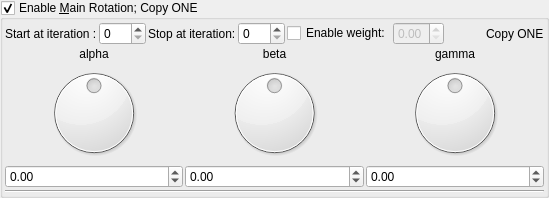
    <widget class="MyGroupBox" name="groupCheck_transform_main_rotation1_enabled">
     <property name="title">
      <string>Enable &amp;Main Rotation; Copy ONE</string>
     </property>
     <property name="checkable">
      <bool>true</bool>
     </property>
     <layout class="QVBoxLayout" name="verticalLayout_8" stretch="0,0,0">
      <property name="spacing">
       <number>2</number>
      </property>
      <property name="leftMargin">
       <number>2</number>
      </property>
      <property name="topMargin">
       <number>2</number>
      </property>
      <property name="rightMargin">
       <number>2</number>
      </property>
      <property name="bottomMargin">
       <number>2</number>
      </property>
      <item>
       <layout class="QGridLayout" name="gridLayout_9">
        <item row="0" column="9">
         <widget class="QLabel" name="label_123">
          <property name="text">
           <string>Copy ONE</string>
          </property>
         </widget>
        </item>
        <item row="0" column="1">
         <widget class="MySpinBox" name="spinboxInt_transform_main_rotation1_start_iterations">
          <property name="sizePolicy">
           <sizepolicy hsizetype="Minimum" vsizetype="Maximum">
            <horstretch>0</horstretch>
            <verstretch>0</verstretch>
           </sizepolicy>
          </property>
          <property name="maximum">
           <number>250</number>
          </property>
         </widget>
        </item>
        <item row="0" column="6">
         <widget class="QCheckBox" name="checkBox_transform_main_rotation1_weight_enabled">
          <property name="text">
           <string>Enable weight:</string>
          </property>
         </widget>
        </item>
        <item row="0" column="7">
         <widget class="MyDoubleSpinBox" name="spinbox_transform_main_rotation1_weight">
          <property name="enabled">
           <bool>false</bool>
          </property>
          <property name="sizePolicy">
           <sizepolicy hsizetype="Minimum" vsizetype="Maximum">
            <horstretch>0</horstretch>
            <verstretch>0</verstretch>
           </sizepolicy>
          </property>
          <property name="decimals">
           <number>2</number>
          </property>
          <property name="minimum">
           <double>0.000000000000000</double>
          </property>
          <property name="maximum">
           <double>1.000000000000000</double>
          </property>
          <property name="singleStep">
           <double>0.100000000000000</double>
          </property>
          <property name="value">
           <double>0.000000000000000</double>
          </property>
         </widget>
        </item>
        <item row="0" column="0">
         <widget class="QLabel" name="label_17">
          <property name="text">
           <string>Start at iteration :</string>
          </property>
         </widget>
        </item>
        <item row="0" column="2">
         <widget class="QLabel" name="label_20">
          <property name="text">
           <string>Stop at iteration:</string>
          </property>
         </widget>
        </item>
        <item row="0" column="3">
         <widget class="MySpinBox" name="spinboxInt_transform_main_rotation1_stop_iterations">
          <property name="sizePolicy">
           <sizepolicy hsizetype="Minimum" vsizetype="Maximum">
            <horstretch>0</horstretch>
            <verstretch>0</verstretch>
           </sizepolicy>
          </property>
          <property name="maximum">
           <number>250</number>
          </property>
         </widget>
        </item>
        <item row="0" column="8">
         <spacer name="horizontalSpacer_5">
          <property name="orientation">
           <enum>Qt::Horizontal</enum>
          </property>
          <property name="sizeHint" stdset="0">
           <size>
            <width>40</width>
            <height>20</height>
           </size>
          </property>
         </spacer>
        </item>
       </layout>
      </item>
      <item>
       <layout class="QGridLayout" name="gridLayout_10">
        <property name="spacing">
         <number>2</number>
        </property>
        <item row="1" column="2">
         <widget class="QLabel" name="label_36">
          <property name="text">
           <string>gamma</string>
          </property>
          <property name="alignment">
           <set>Qt::AlignCenter</set>
          </property>
         </widget>
        </item>
        <item row="1" column="1">
         <widget class="QLabel" name="label_34">
          <property name="text">
           <string>beta</string>
          </property>
          <property name="alignment">
           <set>Qt::AlignCenter</set>
          </property>
         </widget>
        </item>
        <item row="1" column="0">
         <widget class="QLabel" name="label_35">
          <property name="text">
           <string>alpha</string>
          </property>
          <property name="alignment">
           <set>Qt::AlignCenter</set>
          </property>
         </widget>
        </item>
        <item row="2" column="1">
         <widget class="QDial" name="dial3_transform_main_rotation1_y">
          <property name="minimum">
           <number>-18000</number>
          </property>
          <property name="maximum">
           <number>18000</number>
          </property>
          <property name="wrapping">
           <bool>true</bool>
          </property>
         </widget>
        </item>
        <item row="2" column="2">
         <widget class="QDial" name="dial3_transform_main_rotation1_z">
          <property name="minimum">
           <number>-18000</number>
          </property>
          <property name="maximum">
           <number>18000</number>
          </property>
          <property name="wrapping">
           <bool>true</bool>
          </property>
         </widget>
        </item>
        <item row="3" column="0">
         <widget class="MyDoubleSpinBox" name="spinboxd3_transform_main_rotation1_x">
          <property name="sizePolicy">
           <sizepolicy hsizetype="Minimum" vsizetype="Maximum">
            <horstretch>0</horstretch>
            <verstretch>0</verstretch>
           </sizepolicy>
          </property>
          <property name="prefix">
           <string/>
          </property>
          <property name="suffix">
           <string/>
          </property>
          <property name="decimals">
           <number>2</number>
          </property>
          <property name="minimum">
           <double>-180.000000000000000</double>
          </property>
          <property name="maximum">
           <double>180.000000000000000</double>
          </property>
          <property name="singleStep">
           <double>1.000000000000000</double>
          </property>
         </widget>
        </item>
        <item row="2" column="0">
         <widget class="QDial" name="dial3_transform_main_rotation1_x">
          <property name="minimum">
           <number>-18000</number>
          </property>
          <property name="maximum">
           <number>18000</number>
          </property>
          <property name="wrapping">
           <bool>true</bool>
          </property>
         </widget>
        </item>
        <item row="3" column="2">
         <widget class="MyDoubleSpinBox" name="spinboxd3_transform_main_rotation1_z">
          <property name="sizePolicy">
           <sizepolicy hsizetype="Minimum" vsizetype="Maximum">
            <horstretch>0</horstretch>
            <verstretch>0</verstretch>
           </sizepolicy>
          </property>
          <property name="prefix">
           <string/>
          </property>
          <property name="suffix">
           <string/>
          </property>
          <property name="decimals">
           <number>2</number>
          </property>
          <property name="minimum">
           <double>-180.000000000000000</double>
          </property>
          <property name="maximum">
           <double>180.000000000000000</double>
          </property>
          <property name="singleStep">
           <double>1.000000000000000</double>
          </property>
         </widget>
        </item>
        <item row="3" column="1">
         <widget class="MyDoubleSpinBox" name="spinboxd3_transform_main_rotation1_y">
          <property name="sizePolicy">
           <sizepolicy hsizetype="Minimum" vsizetype="Maximum">
            <horstretch>0</horstretch>
            <verstretch>0</verstretch>
           </sizepolicy>
          </property>
          <property name="prefix">
           <string/>
          </property>
          <property name="suffix">
           <string/>
          </property>
          <property name="decimals">
           <number>2</number>
          </property>
          <property name="minimum">
           <double>-180.000000000000000</double>
          </property>
          <property name="maximum">
           <double>180.000000000000000</double>
          </property>
          <property name="singleStep">
           <double>1.000000000000000</double>
          </property>
         </widget>
        </item>
       </layout>
      </item>
      <item>
       <widget class="Line" name="line_16">
        <property name="orientation">
         <enum>Qt::Horizontal</enum>
        </property>
       </widget>
      </item>
     </layout>
    </widget>
